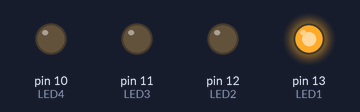
Recording of a sketch running on a simulated Arduino Uno, built with avr-gcc and run on an emulated ATmega328P. On the bench: output pins drawn as LEDs (lit = HIGH).

Above: at 0.2 s.
At 1.2 s:
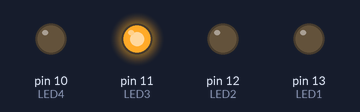
At 2.7 s:
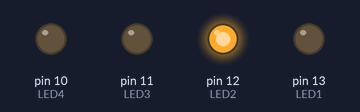
At 3.7 s:
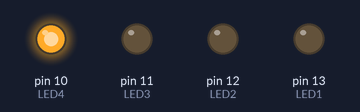
Timing chart, 0 to 4.6 s (numbered marks = the images above):
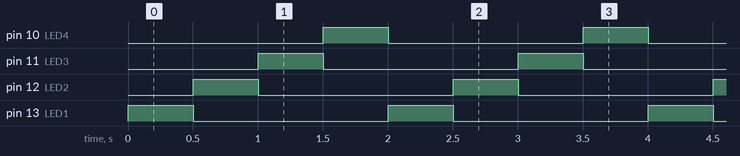

The sketch:

Blink_Four.ino
```cpp
#define LED1 13
#define LED2 12
#define LED3 11
#define LED4 10

void setup() {
  pinMode(LED1, OUTPUT);
  pinMode(LED2, OUTPUT);
  pinMode(LED3, OUTPUT);
  pinMode(LED4, OUTPUT);
}

void loop() {
  digitalWrite(LED1, HIGH);
  digitalWrite(LED2, LOW);
  digitalWrite(LED3, LOW);
  digitalWrite(LED4, LOW);
  delay(500);

  digitalWrite(LED1, LOW);
  digitalWrite(LED2, HIGH);
  digitalWrite(LED3, LOW);
  digitalWrite(LED4, LOW);
  delay(500);

  digitalWrite(LED1, LOW);
  digitalWrite(LED2, LOW);
  digitalWrite(LED3, HIGH);
  digitalWrite(LED4, LOW);
  delay(500);

  digitalWrite(LED1, LOW);
  digitalWrite(LED2, LOW);
  digitalWrite(LED3, LOW);
  digitalWrite(LED4, HIGH);
  delay(500);
}
```

Measured:
- by itself, pin 10 (LED4), pin 11 (LED3), pin 12 (LED2), pin 13 (LED1): alternates HIGH for 0.50 s and LOW for 1.5 s
- by itself, everything shown: repeats every 2.0 s, in 4 steps
